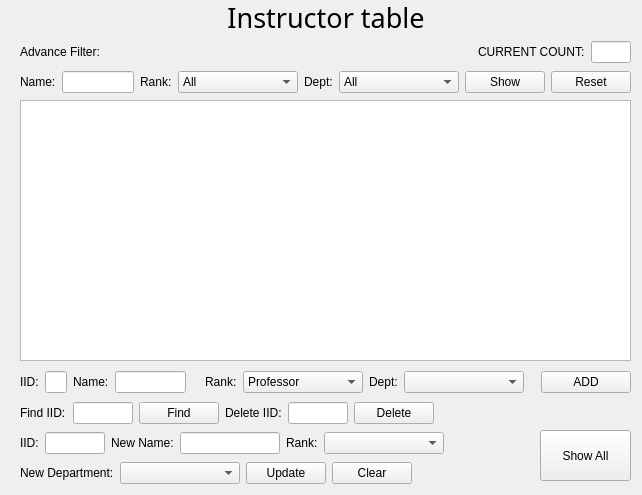
    <widget class="QWidget" name="instructor_page">
     <widget class="QWidget" name="layoutWidget_3">
      <property name="geometry">
       <rect>
        <x>20</x>
        <y>0</y>
        <width>611</width>
        <height>34</height>
       </rect>
      </property>
      <layout class="QHBoxLayout" name="horizontalLayout_16">
       <item>
        <spacer name="horizontalSpacer_18">
         <property name="orientation">
          <enum>Qt::Horizontal</enum>
         </property>
         <property name="sizeHint" stdset="0">
          <size>
           <width>40</width>
           <height>20</height>
          </size>
         </property>
        </spacer>
       </item>
       <item>
        <widget class="QLabel" name="label_33">
         <property name="font">
          <font>
           <family>Perpetua Titling MT</family>
           <pointsize>20</pointsize>
          </font>
         </property>
         <property name="text">
          <string>Instructor table</string>
         </property>
         <property name="alignment">
          <set>Qt::AlignCenter</set>
         </property>
        </widget>
       </item>
       <item>
        <spacer name="horizontalSpacer_19">
         <property name="orientation">
          <enum>Qt::Horizontal</enum>
         </property>
         <property name="sizeHint" stdset="0">
          <size>
           <width>40</width>
           <height>20</height>
          </size>
         </property>
        </spacer>
       </item>
      </layout>
     </widget>
     <widget class="QTableView" name="tableView_instructor">
      <property name="geometry">
       <rect>
        <x>20</x>
        <y>100</y>
        <width>611</width>
        <height>261</height>
       </rect>
      </property>
     </widget>
     <widget class="QWidget" name="layoutWidget_4">
      <property name="geometry">
       <rect>
        <x>20</x>
        <y>40</y>
        <width>611</width>
        <height>24</height>
       </rect>
      </property>
      <layout class="QHBoxLayout" name="horizontalLayout_17">
       <item>
        <widget class="QLabel" name="label_34">
         <property name="text">
          <string>Advance Filter:</string>
         </property>
        </widget>
       </item>
       <item>
        <spacer name="horizontalSpacer_20">
         <property name="orientation">
          <enum>Qt::Horizontal</enum>
         </property>
         <property name="sizeHint" stdset="0">
          <size>
           <width>40</width>
           <height>20</height>
          </size>
         </property>
        </spacer>
       </item>
       <item>
        <widget class="QLabel" name="label_35">
         <property name="text">
          <string>CURRENT COUNT:</string>
         </property>
        </widget>
       </item>
       <item>
        <widget class="QLineEdit" name="lineEdit_insCnt">
         <property name="maximumSize">
          <size>
           <width>40</width>
           <height>16777215</height>
          </size>
         </property>
         <property name="readOnly">
          <bool>true</bool>
         </property>
        </widget>
       </item>
      </layout>
     </widget>
     <widget class="QWidget" name="layoutWidget_5">
      <property name="geometry">
       <rect>
        <x>20</x>
        <y>70</y>
        <width>611</width>
        <height>24</height>
       </rect>
      </property>
      <layout class="QHBoxLayout" name="horizontalLayout_18">
       <item>
        <widget class="QLabel" name="label_36">
         <property name="text">
          <string>Name:</string>
         </property>
        </widget>
       </item>
       <item>
        <widget class="QLineEdit" name="lineEdit_nameFil_ins">
         <property name="maximumSize">
          <size>
           <width>100</width>
           <height>16777215</height>
          </size>
         </property>
        </widget>
       </item>
       <item>
        <widget class="QLabel" name="label_38">
         <property name="text">
          <string>Rank:</string>
         </property>
        </widget>
       </item>
       <item>
        <widget class="QComboBox" name="comboBox_rankFill">
         <property name="minimumSize">
          <size>
           <width>120</width>
           <height>0</height>
          </size>
         </property>
         <property name="maximumSize">
          <size>
           <width>40</width>
           <height>16777215</height>
          </size>
         </property>
         <item>
          <property name="text">
           <string>All</string>
          </property>
         </item>
         <item>
          <property name="text">
           <string>Professor</string>
          </property>
         </item>
         <item>
          <property name="text">
           <string>Associate Professor</string>
          </property>
         </item>
        </widget>
       </item>
       <item>
        <widget class="QLabel" name="label_39">
         <property name="text">
          <string>Dept:</string>
         </property>
        </widget>
       </item>
       <item>
        <widget class="QComboBox" name="comboBox_insDeptFll">
         <property name="sizePolicy">
          <sizepolicy hsizetype="Preferred" vsizetype="Fixed">
           <horstretch>0</horstretch>
           <verstretch>0</verstretch>
          </sizepolicy>
         </property>
         <property name="minimumSize">
          <size>
           <width>120</width>
           <height>0</height>
          </size>
         </property>
         <property name="maximumSize">
          <size>
           <width>203</width>
           <height>16777215</height>
          </size>
         </property>
         <item>
          <property name="text">
           <string>All</string>
          </property>
         </item>
         <item>
          <property name="text">
           <string>Undecided*</string>
          </property>
         </item>
         <item>
          <property name="text">
           <string>Agriculture</string>
          </property>
         </item>
         <item>
          <property name="text">
           <string>Architecture</string>
          </property>
         </item>
         <item>
          <property name="text">
           <string>Aarts</string>
          </property>
         </item>
         <item>
          <property name="text">
           <string>Business</string>
          </property>
         </item>
         <item>
          <property name="text">
           <string>Communications</string>
          </property>
         </item>
         <item>
          <property name="text">
           <string>Computer Science</string>
          </property>
         </item>
         <item>
          <property name="text">
           <string>Education</string>
          </property>
         </item>
         <item>
          <property name="text">
           <string>Engineering </string>
          </property>
         </item>
         <item>
          <property name="text">
           <string>English </string>
          </property>
         </item>
         <item>
          <property name="text">
           <string>Philosophy</string>
          </property>
         </item>
         <item>
          <property name="text">
           <string>Social Sciences</string>
          </property>
         </item>
        </widget>
       </item>
       <item>
        <widget class="QPushButton" name="btn_fill_ins">
         <property name="text">
          <string>Show</string>
         </property>
        </widget>
       </item>
       <item>
        <widget class="QPushButton" name="pushButton_3">
         <property name="text">
          <string>Reset</string>
         </property>
        </widget>
       </item>
      </layout>
     </widget>
     <widget class="QWidget" name="layoutWidget_6">
      <property name="geometry">
       <rect>
        <x>20</x>
        <y>370</y>
        <width>611</width>
        <height>24</height>
       </rect>
      </property>
      <layout class="QHBoxLayout" name="horizontalLayout_19">
       <item>
        <widget class="QLabel" name="label_37">
         <property name="text">
          <string>IID:</string>
         </property>
        </widget>
       </item>
       <item>
        <widget class="QLineEdit" name="lineEdit_ins_iid">
         <property name="maximumSize">
          <size>
           <width>40</width>
           <height>16777215</height>
          </size>
         </property>
        </widget>
       </item>
       <item>
        <spacer name="horizontalSpacer_21">
         <property name="orientation">
          <enum>Qt::Horizontal</enum>
         </property>
         <property name="sizeHint" stdset="0">
          <size>
           <width>5</width>
           <height>20</height>
          </size>
         </property>
        </spacer>
       </item>
       <item>
        <widget class="QLabel" name="label_40">
         <property name="text">
          <string>Name:</string>
         </property>
        </widget>
       </item>
       <item>
        <widget class="QLineEdit" name="lineEdit_ins_name">
         <property name="maximumSize">
          <size>
           <width>100</width>
           <height>16777215</height>
          </size>
         </property>
        </widget>
       </item>
       <item>
        <spacer name="horizontalSpacer_22">
         <property name="orientation">
          <enum>Qt::Horizontal</enum>
         </property>
         <property name="sizeHint" stdset="0">
          <size>
           <width>5</width>
           <height>20</height>
          </size>
         </property>
        </spacer>
       </item>
       <item>
        <widget class="QLabel" name="label_41">
         <property name="text">
          <string/>
         </property>
        </widget>
       </item>
       <item>
        <widget class="QLabel" name="label_42">
         <property name="text">
          <string>Rank:</string>
         </property>
        </widget>
       </item>
       <item>
        <widget class="QComboBox" name="comboBox_rankAdd">
         <property name="minimumSize">
          <size>
           <width>120</width>
           <height>0</height>
          </size>
         </property>
         <property name="maximumSize">
          <size>
           <width>40</width>
           <height>16777215</height>
          </size>
         </property>
         <item>
          <property name="text">
           <string>Professor</string>
          </property>
         </item>
         <item>
          <property name="text">
           <string>Associate Professor</string>
          </property>
         </item>
        </widget>
       </item>
       <item>
        <widget class="QLabel" name="label_43">
         <property name="text">
          <string>Dept:</string>
         </property>
        </widget>
       </item>
       <item>
        <widget class="QComboBox" name="comboBox_insDeptAdd">
         <property name="sizePolicy">
          <sizepolicy hsizetype="Preferred" vsizetype="Fixed">
           <horstretch>0</horstretch>
           <verstretch>0</verstretch>
          </sizepolicy>
         </property>
         <property name="minimumSize">
          <size>
           <width>120</width>
           <height>0</height>
          </size>
         </property>
         <property name="maximumSize">
          <size>
           <width>203</width>
           <height>16777215</height>
          </size>
         </property>
        </widget>
       </item>
       <item>
        <spacer name="horizontalSpacer_24">
         <property name="orientation">
          <enum>Qt::Horizontal</enum>
         </property>
         <property name="sizeHint" stdset="0">
          <size>
           <width>40</width>
           <height>20</height>
          </size>
         </property>
        </spacer>
       </item>
       <item>
        <widget class="QPushButton" name="btn_insert_ins">
         <property name="minimumSize">
          <size>
           <width>90</width>
           <height>0</height>
          </size>
         </property>
         <property name="maximumSize">
          <size>
           <width>536</width>
           <height>16777215</height>
          </size>
         </property>
         <property name="text">
          <string>ADD</string>
         </property>
        </widget>
       </item>
      </layout>
     </widget>
     <widget class="QWidget" name="layoutWidget_7">
      <property name="geometry">
       <rect>
        <x>20</x>
        <y>400</y>
        <width>613</width>
        <height>26</height>
       </rect>
      </property>
      <layout class="QHBoxLayout" name="horizontalLayout_20">
       <item>
        <layout class="QHBoxLayout" name="horizontalLayout_21">
         <item>
          <widget class="QLabel" name="label_44">
           <property name="text">
            <string>Find IID:</string>
           </property>
          </widget>
         </item>
         <item>
          <widget class="QLineEdit" name="lineEdit_iidFind">
           <property name="maximumSize">
            <size>
             <width>60</width>
             <height>16777215</height>
            </size>
           </property>
          </widget>
         </item>
         <item>
          <widget class="QPushButton" name="btnFind_ins">
           <property name="text">
            <string>Find</string>
           </property>
          </widget>
         </item>
        </layout>
       </item>
       <item>
        <widget class="QLabel" name="label_45">
         <property name="text">
          <string>Delete IID:</string>
         </property>
        </widget>
       </item>
       <item>
        <widget class="QLineEdit" name="lineEdit_iidDel">
         <property name="maximumSize">
          <size>
           <width>60</width>
           <height>16777215</height>
          </size>
         </property>
        </widget>
       </item>
       <item>
        <widget class="QPushButton" name="btnDel_ins">
         <property name="text">
          <string>Delete</string>
         </property>
        </widget>
       </item>
       <item>
        <spacer name="horizontalSpacer_23">
         <property name="orientation">
          <enum>Qt::Horizontal</enum>
         </property>
         <property name="sizeType">
          <enum>QSizePolicy::Expanding</enum>
         </property>
         <property name="sizeHint" stdset="0">
          <size>
           <width>18</width>
           <height>19</height>
          </size>
         </property>
        </spacer>
       </item>
      </layout>
     </widget>
     <widget class="QWidget" name="layoutWidget_8">
      <property name="geometry">
       <rect>
        <x>20</x>
        <y>430</y>
        <width>511</width>
        <height>56</height>
       </rect>
      </property>
      <layout class="QVBoxLayout" name="verticalLayout_6">
       <item>
        <layout class="QHBoxLayout" name="horizontalLayout_22">
         <item>
          <widget class="QLabel" name="label_46">
           <property name="text">
            <string>IID:</string>
           </property>
          </widget>
         </item>
         <item>
          <widget class="QLineEdit" name="lineEdit_IID_update">
           <property name="maximumSize">
            <size>
             <width>60</width>
             <height>16777215</height>
            </size>
           </property>
          </widget>
         </item>
         <item>
          <widget class="QLabel" name="label_49">
           <property name="text">
            <string>New Name:</string>
           </property>
          </widget>
         </item>
         <item>
          <widget class="QLineEdit" name="lineEdit_name_update">
           <property name="maximumSize">
            <size>
             <width>100</width>
             <height>16777215</height>
            </size>
           </property>
          </widget>
         </item>
         <item>
          <widget class="QLabel" name="label_47">
           <property name="text">
            <string>Rank:</string>
           </property>
          </widget>
         </item>
         <item>
          <widget class="QComboBox" name="comboBox_rankUpdate">
           <property name="minimumSize">
            <size>
             <width>120</width>
             <height>0</height>
            </size>
           </property>
           <property name="maximumSize">
            <size>
             <width>40</width>
             <height>16777215</height>
            </size>
           </property>
           <item>
            <property name="text">
             <string/>
            </property>
           </item>
           <item>
            <property name="text">
             <string>Professor</string>
            </property>
           </item>
           <item>
            <property name="text">
             <string>Associate Professor</string>
            </property>
           </item>
          </widget>
         </item>
         <item>
          <spacer name="horizontalSpacer_45">
           <property name="orientation">
            <enum>Qt::Horizontal</enum>
           </property>
           <property name="sizeHint" stdset="0">
            <size>
             <width>40</width>
             <height>20</height>
            </size>
           </property>
          </spacer>
         </item>
        </layout>
       </item>
       <item>
        <layout class="QHBoxLayout" name="horizontalLayout_23">
         <item>
          <widget class="QLabel" name="label_48">
           <property name="text">
            <string>New Department:</string>
           </property>
          </widget>
         </item>
         <item>
          <widget class="QComboBox" name="comboBox_insDeptUpdate">
           <property name="sizePolicy">
            <sizepolicy hsizetype="Preferred" vsizetype="Fixed">
             <horstretch>0</horstretch>
             <verstretch>0</verstretch>
            </sizepolicy>
           </property>
           <property name="minimumSize">
            <size>
             <width>120</width>
             <height>0</height>
            </size>
           </property>
           <property name="maximumSize">
            <size>
             <width>203</width>
             <height>16777215</height>
            </size>
           </property>
           <item>
            <property name="text">
             <string/>
            </property>
           </item>
          </widget>
         </item>
         <item>
          <widget class="QPushButton" name="btnUpdate_2">
           <property name="text">
            <string>Update</string>
           </property>
          </widget>
         </item>
         <item>
          <widget class="QPushButton" name="pushButton_4">
           <property name="text">
            <string>Clear</string>
           </property>
          </widget>
         </item>
         <item>
          <spacer name="horizontalSpacer_25">
           <property name="orientation">
            <enum>Qt::Horizontal</enum>
           </property>
           <property name="sizeHint" stdset="0">
            <size>
             <width>40</width>
             <height>20</height>
            </size>
           </property>
          </spacer>
         </item>
        </layout>
       </item>
      </layout>
     </widget>
     <widget class="QPushButton" name="btn_showAll_ins">
      <property name="geometry">
       <rect>
        <x>540</x>
        <y>430</y>
        <width>91</width>
        <height>51</height>
       </rect>
      </property>
      <property name="text">
       <string>Show All</string>
      </property>
     </widget>
    </widget>
